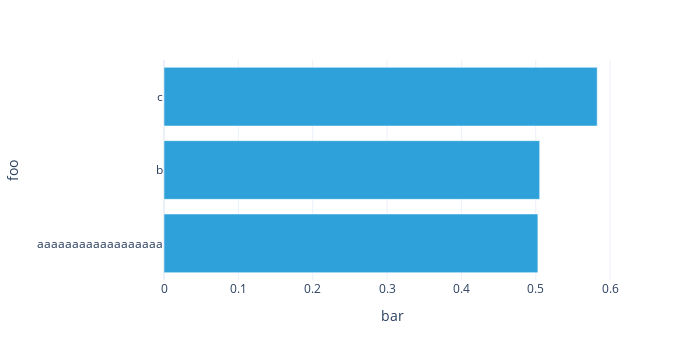

Here is the notebook cell this chart was saved with:
### Code cell
U1.visualize()

### Figure 1 — Plotly figure (JSON) as saved in the notebook; plotly's stock layout.template omitted (floating-point values rounded to 4 significant figures)
{"data": [{"alignmentgroup": "True", "hovertemplate": "bar=%{x}<br>foo=%{y}<extra></extra>", "legendgroup": "", "marker": {"color": "#2fa1da", "pattern": {"shape": ""}}, "name": "", "offsetgroup": "", "orientation": "h", "showlegend": false, "textposition": "auto", "type": "bar", "x": [0.5029, 0.5053, 0.5826], "xaxis": "x", "y": ["aaaaaaaaaaaaaaaaaa", "b", "c"], "yaxis": "y"}], "layout": {"barmode": "relative", "height": 360, "legend": {"title": {}, "tracegroupgap": 0}, "margin": {"t": 60}, "width": 700, "xaxis": {"anchor": "y", "autorange": true, "domain": [0, 1], "range": [0, 0.6133], "title": {"text": "bar"}, "type": "linear"}, "yaxis": {"anchor": "x", "autorange": true, "domain": [0, 1], "range": [-0.5, 2.5], "title": {"text": "foo"}, "type": "category"}}}
